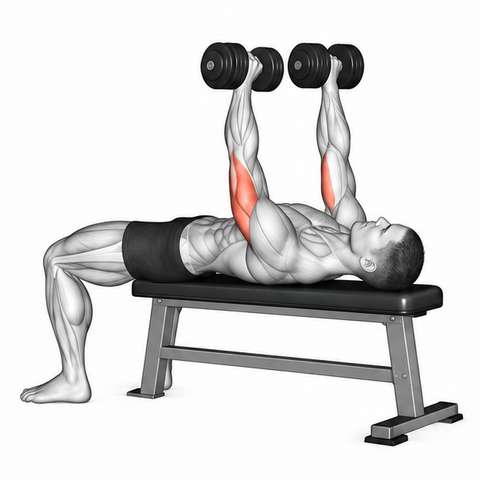
#> input picture assets/motion_repairs/20261030_review52/1743-fixed.webp, 480 x 480 px, given in place of dataset_motion_1743.webp, which was not available
$ python register_frames.py
#> lines starting #> are read from the running program, lines starting #| are printed output that depends on the picture; after the words box and inside, x2 and y2 are one past the last pixel; in counts of white or black regions, pixels touching at a corner belong together
#!/usr/bin/env python3
"""Register Batch 52 candidate (1743) with integer shifts [(0,0),(2,0),(0,21),(2,0)], 800/380/800/380 ms loop."""
from pathlib import Path
import json
import shutil
import struct
import numpy as np
from PIL import Image, ImageDraw, ImageSequence

B = Path(__file__).resolve().parent
R = B.parents[2]
W, H = 480, 480
DURATIONS = [800, 380, 800, 380]

CANDIDATES = {
    "1743": {
        "shifts": [(0, 0), (2, 0), (0, 21), (2, 0)],
        "anchors": {
            "head": (350, 220, 418, 280),
            "bench_left_leg": (140, 305, 215, 445),
            "bench_right_leg": (340, 305, 425, 440),
            "foot_near": (18, 355, 85, 445),
            "foot_far": (18, 315, 78, 375),
            "hips_thighs": (55, 210, 175, 285),
        },
    },
}


def ncc_at(ref_gray, tgt_gray, box, dx, dy):
    x0, y0, x1, y1 = box
    h, w = ref_gray.shape
    xx0, yy0, xx1, yy1 = x0 + dx, y0 + dy, x1 + dx, y1 + dy
    if xx0 < 0 or yy0 < 0 or xx1 > w or yy1 > h:
        return -1.0
    a = ref_gray[y0:y1, x0:x1]
    b = tgt_gray[yy0:yy1, xx0:xx1]
    sa, sb = a.std(), b.std()
    if sa < 1e-3 or sb < 1e-3:
        return 0.0
    return float(((a - a.mean()) * (b - b.mean())).mean() / (sa * sb))


def best_shift(ref_gray, tgt_gray, box, radius=8):
    sc0 = ncc_at(ref_gray, tgt_gray, box, 0, 0)
    best_sc, bdx, bdy = sc0, 0, 0
    for dy in range(-radius, radius + 1):
        for dx in range(-radius, radius + 1):
            sc = ncc_at(ref_gray, tgt_gray, box, dx, dy)
            if sc > best_sc + 1e-4:
                best_sc, bdx, bdy = sc, dx, dy
    return bdx, bdy, best_sc, sc0


report = {}
strip = Image.new("RGB", (W * 4, H * len(CANDIDATES)), (255, 255, 255))
#> strip: PIL image 1920x480 RGB; every value is 255

for idx, (eid, cfg) in enumerate(CANDIDATES.items()):
    src = R / f"app/src/main/res/raw/dataset_motion_{eid}.webp"
    orig_frames = [f.convert("RGB") for f in ImageSequence.Iterator(Image.open(src))]
#> orig_frames = 4 items
    assert len(orig_frames) == 4 and all(f.size == (W, H) for f in orig_frames)
    shifts = cfg["shifts"]
    out_frames = []
    for fi in range(4):
        src_i = 1 if fi == 3 else fi
        dx, dy = shifts[fi]
        canvas = Image.new("RGB", (W, H), (255, 255, 255))
        canvas.paste(orig_frames[src_i], (dx, dy))
        out_frames.append(canvas)
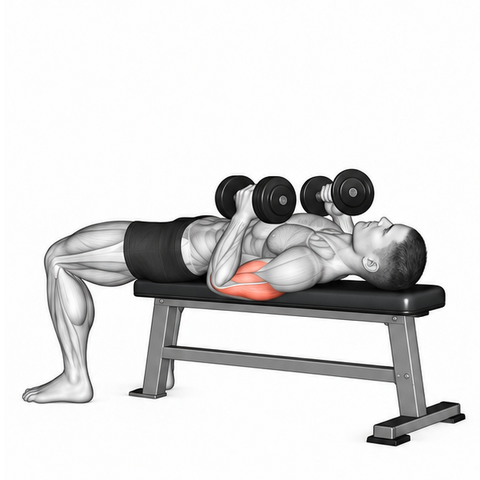
#> canvas: PIL image 480x480 RGB; mean R, G, B 222.5, 222.1, 221.9
#> after the loop, out_frames = 4 items

    arrs = [np.asarray(f, dtype=np.float32) for f in out_frames]
#> arrs = 4 items
    grays = [a.mean(axis=2) for a in arrs]
#> grays = 4 items
    fg = [int((a.min(axis=2) < 245).sum()) for a in arrs]
#> fg = [65038, 55814, 65257, 55814]
    assert np.array_equal(arrs[1], arrs[3]), f"{eid}: Frame 4 must equal Frame 2"
    for fi, a in enumerate(arrs):
        m = a.min(axis=2) < 245
        assert not (m[0].any() or m[-1].any() or m[:, 0].any() or m[:, -1].any()), f"{eid} F{fi} touches border"
#> this loop made 4 passes
#> pass 1, `m = a.min(axis=2) < 245`:
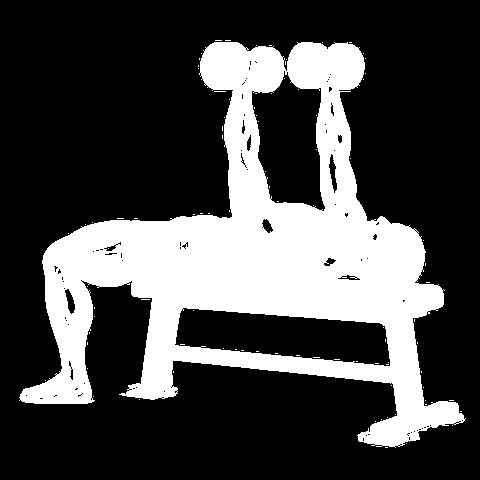
#> m: shape (480, 480) bool; 28.2% white; 92 white regions (91 under 20 px), largest, box (x1, y1, x2, y2) and area: (19, 42, 466, 448) 64828
#> pass 2, `m = a.min(axis=2) < 245`:
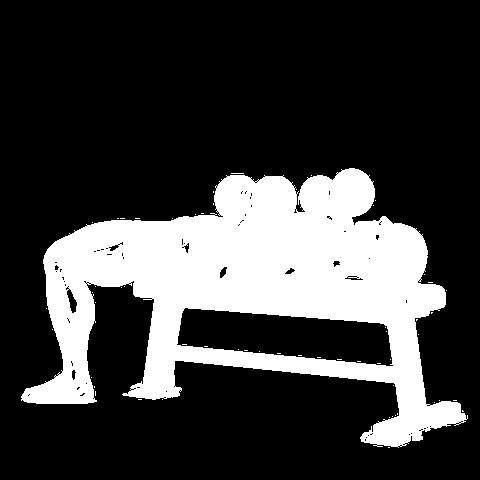
#> m: shape (480, 480) bool; 24.2% white; 57 white regions (56 under 20 px), largest, box (x1, y1, x2, y2) and area: (21, 168, 468, 448) 55681
#> pass 3, `m = a.min(axis=2) < 245`:
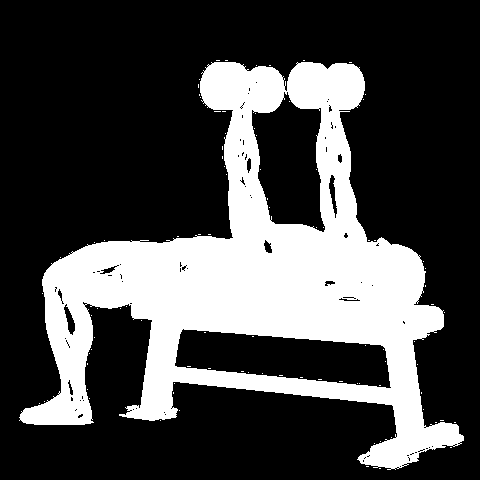
#> m: shape (480, 480) bool; 28.3% white; 91 white regions (90 under 20 px), largest, box (x1, y1, x2, y2) and area: (19, 62, 464, 470) 65096

    max_res = 0.0
    min_sc0 = 1.0
    anchor_detail = {}
    for aname, box in cfg["anchors"].items():
        anchor_detail[aname] = {}
        for fi in (1, 2):
            bdx, bdy, bsc, sc0 = best_shift(grays[0], grays[fi], box)
            res = (bdx ** 2 + bdy ** 2) ** 0.5
            max_res = max(max_res, res)
            min_sc0 = min(min_sc0, sc0)
            anchor_detail[aname][f"F{fi}"] = {
                "best_dx": bdx,
                "best_dy": bdy,
                "best_score": round(bsc, 4),
                "score_at_0": round(sc0, 4),
                "residual_px": round(res, 2),
            }
#> this loop made 6 passes
#> pass 1, in ncc_at, `b = tgt_gray[yy0:yy1, xx0:xx1]`:
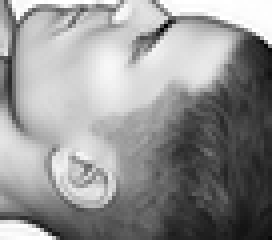
#> b: shape (60, 68) float32 (shown 4 times larger); min 0, max 255, mean 147.6
#> pass 1, in ncc_at (call 2), `b = tgt_gray[yy0:yy1, xx0:xx1]`:
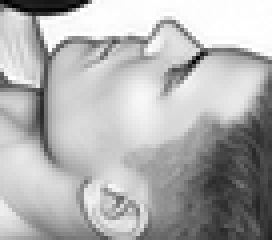
#> b: shape (60, 68) float32 (shown 4 times larger); min 0, max 255, mean 176.9
#> pass 1, in ncc_at (call 3), `b = tgt_gray[yy0:yy1, xx0:xx1]`:
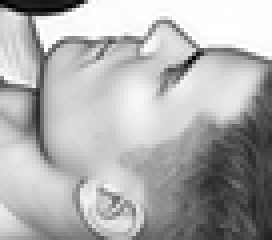
#> b: shape (60, 68) float32 (shown 4 times larger); min 0, max 255, mean 175.7

#> (the run stopped early here; a loop or call above may not have finished)
